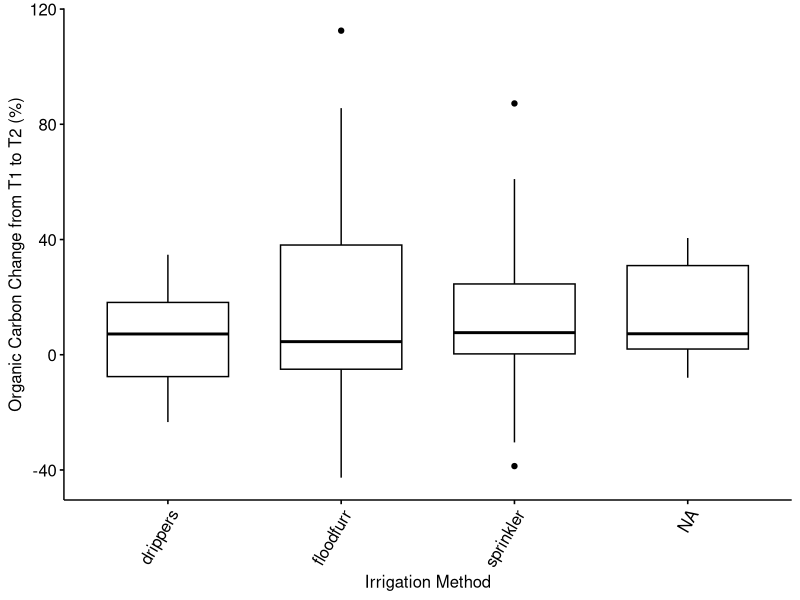
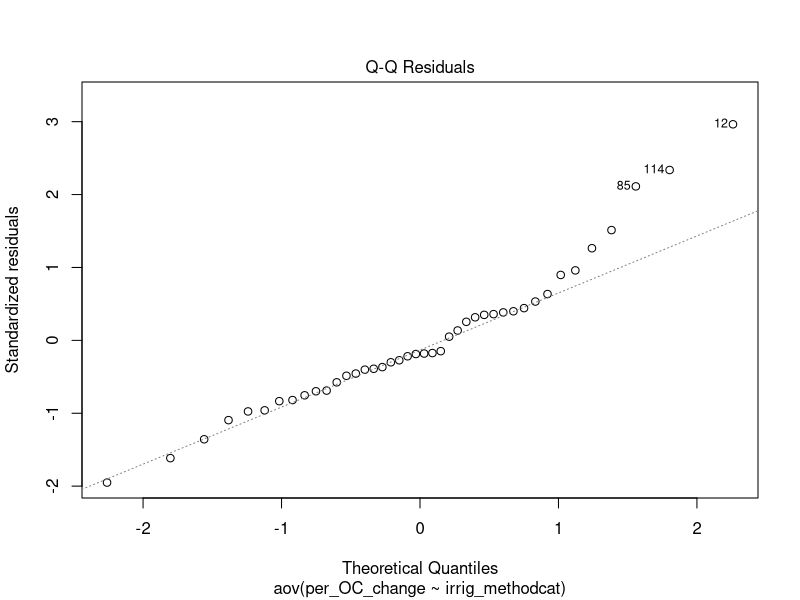
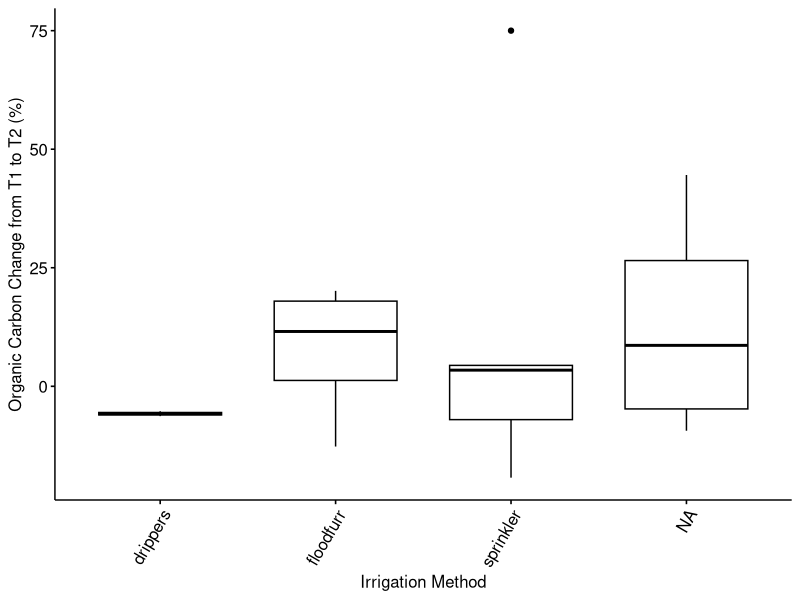
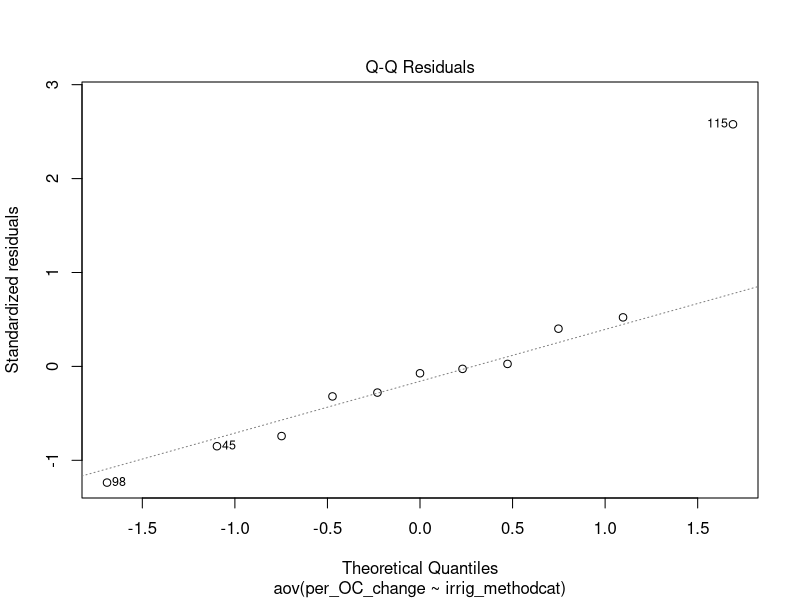
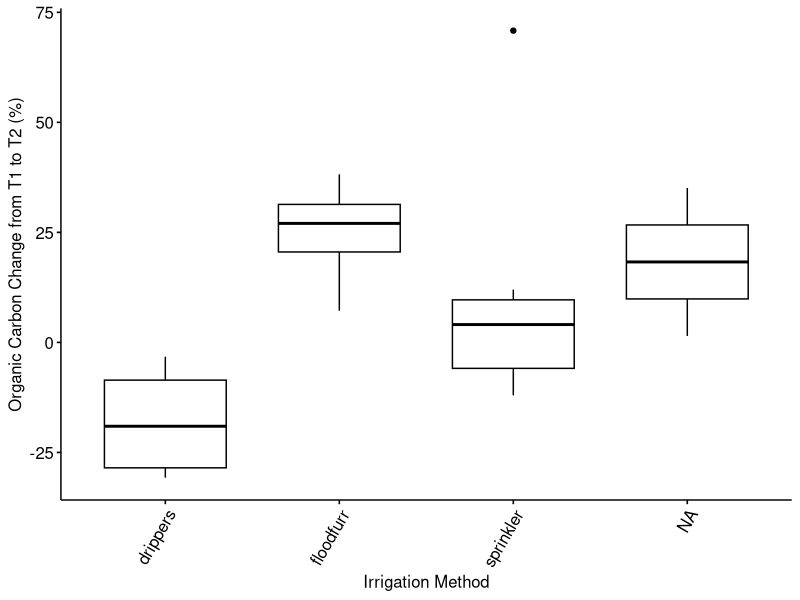
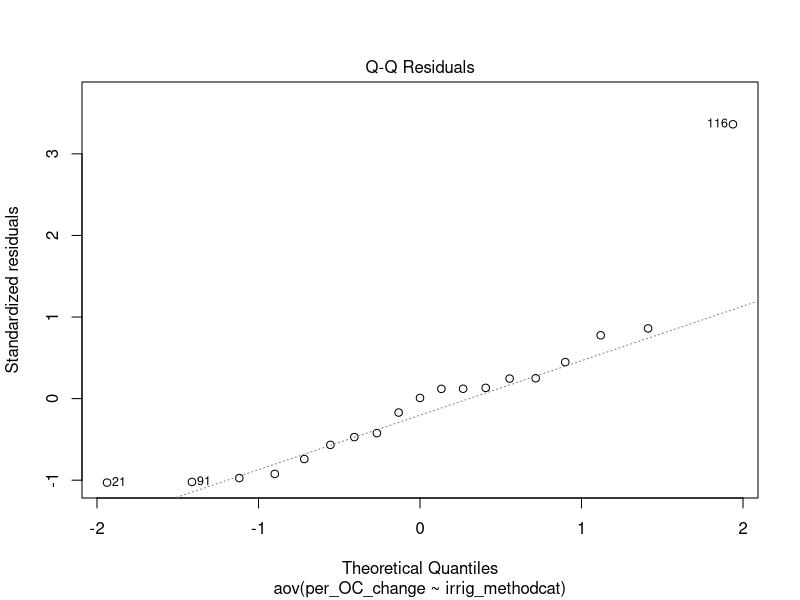
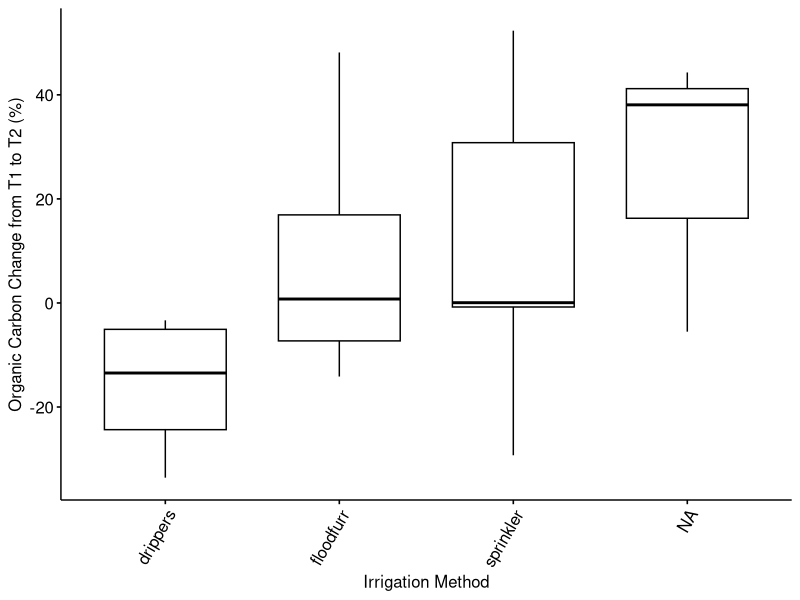
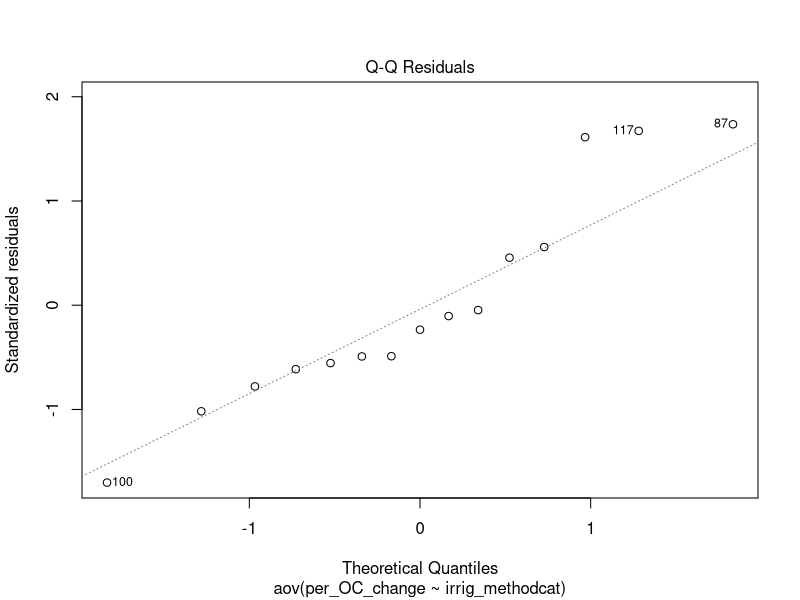

Generate these figures, in order, with R:
## ---- chunk 1
# Load libraries
suppressWarnings(suppressMessages({
    library(tidyverse)
    library(ggpubr)
}))
## ---- chunk 2
# Load dataset
suppressWarnings(suppressMessages({
    datacsv <- read_csv("datasets/irrt1vt2_estBD_mar27.csv")
    dataset <- data.frame(datacsv)
}))
## ---- chunk 3
# Remove outlier
temp_dataset <- split(dataset, dataset$ref_num=="24")
dataset <- temp_dataset$'FALSE'

temp_dataset <- split(dataset, dataset$ref_num=="19")
dataset <- temp_dataset$'FALSE'
## ---- chunk 4
# Factor whole dataset
dataset[sapply(dataset, is.character)] <- lapply(dataset[sapply(dataset, is.character)], as.factor)

# Store rows without N+ and N- pairings in a temporary variable
tempData1a <- split(dataset, dataset$N_pair=="no")
dataseta <- tempData1a$'TRUE'

# For rows that do have a N+ and N- paring, store only the N- rows in a temporary variable
tempData1b <- split(dataset, dataset$N_pair_state=="N+")
datasetb <- tempData1b$'FALSE'

# Combine the two temporary variables into a unified dataset without the N+ treatments where such pairings exist in the dataset
dataset <- rbind(dataseta, datasetb)

# Separate out the 0 - 10 cm depth incrememt
tempData2 <- split(dataset, dataset$depth_cat_2=="0-10cm")
depth_10 <- tempData2$'TRUE'

# Separate out the 10 - 20 cm depth incrememt
tempData2 <- split(dataset, dataset$depth_cat_2=="10-20cm")
depth_20 <- tempData2$'TRUE'

# Separate out the 20 - 30 cm depth incrememt
tempData2 <- split(dataset, dataset$depth_cat_2=="20-30cm")
depth_30 <- tempData2$'TRUE'

# Separate out the 30+ cm depth incrememt
tempData2 <- split(dataset, dataset$depth_cat_2=="30+cm")
depth_30p <- tempData2$'TRUE'
## ---- chunk 5
# Boxplot to visualize the average percent change for each Irrigation Method (Category)
p <- ggboxplot(depth_10, x="irrig_methodcat", y="per_OC_change", 
          #color = "depth_cat_2", palette = c("#00AFBB", "#E7B800", "#71f442", "#fc79e6"),
          ylab = "Organic Carbon Change from T1 to T2 (%)", xlab = "Irrigation Method")
p + theme(axis.text.x = element_text(angle = 60, hjust = 1))
## ---- chunk 6
# ANOVA and Tukey's for above boxplot
aov_0_10_per_C <- aov(per_OC_change ~ irrig_methodcat, data = depth_10)
summary(aov_0_10_per_C)
plot(aov_0_10_per_C, 2) # View normality of residuals

TukeyHSD(aov_0_10_per_C)
## ---- chunk 7
# Boxplot to visualize the average percent change for each Irrigation Method (Category)
p2 <- ggboxplot(depth_20, x="irrig_methodcat", y="per_OC_change", 
          #color = "depth_cat_2", palette = c("#00AFBB", "#E7B800", "#71f442", "#fc79e6"),
          ylab = "Organic Carbon Change from T1 to T2 (%)", xlab = "Irrigation Method")
p2 + theme(axis.text.x = element_text(angle = 60, hjust = 1))
## ---- chunk 8
# ANOVA and Tukey's for above boxplot
aov_10_20_per_C <- aov(per_OC_change ~ irrig_methodcat, data = depth_20)
summary(aov_10_20_per_C)
plot(aov_10_20_per_C, 2) # View normality of residuals

TukeyHSD(aov_10_20_per_C)
## ---- chunk 9
# Boxplot to visualize the average percent change for each Irrigation Method (Category)
p3 <- ggboxplot(depth_30, x="irrig_methodcat", y="per_OC_change", 
          #color = "depth_cat_2", palette = c("#00AFBB", "#E7B800", "#71f442", "#fc79e6"),
          ylab = "Organic Carbon Change from T1 to T2 (%)", xlab = "Irrigation Method")
p3 + theme(axis.text.x = element_text(angle = 60, hjust = 1))
## ---- chunk 10
# ANOVA and Tukey's for above boxplot
aov_20_30_per_C <- aov(per_OC_change ~ irrig_methodcat, data = depth_30)
summary(aov_20_30_per_C)
plot(aov_20_30_per_C, 2) # View normality of residuals

TukeyHSD(aov_20_30_per_C)
## ---- chunk 11
# Boxplot to visualize the average percent change for each Irrigation Method (Category)
p4 <- ggboxplot(depth_30p, x="irrig_methodcat", y="per_OC_change", 
          #color = "depth_cat_2", palette = c("#00AFBB", "#E7B800", "#71f442", "#fc79e6"),
          ylab = "Organic Carbon Change from T1 to T2 (%)", xlab = "Irrigation Method")
p4 + theme(axis.text.x = element_text(angle = 60, hjust = 1))
## ---- chunk 12
# ANOVA and Tukey's for above boxplot
aov_30p_per_C <- aov(per_OC_change ~ irrig_methodcat, data = depth_30p)
summary(aov_30p_per_C)
plot(aov_30p_per_C, 2) # View normality of residuals

TukeyHSD(aov_30p_per_C)
## ---- chunk 13
# Boxplot to visualize the average percent change for each Irrigation Method (Category) and depth
p5 <- ggboxplot(dataset, x="irrig_methodcat", y="per_OC_change", 
          color = "depth_cat_2", palette = c("#00AFBB", "#E7B800", "#71f442", "#fc79e6"),
          ylab = "Organic Carbon Change from T1 to T2 (%)", xlab = "Irrigation Method")
p5 + theme(axis.text.x = element_text(angle = 60, hjust = 1))
